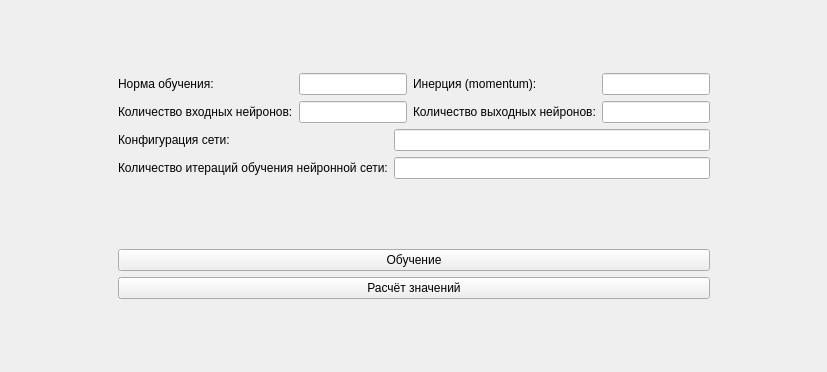
<?xml version="1.0" encoding="UTF-8"?>
<ui version="4.0">
 <class>MainWindow</class>
 <widget class="QMainWindow" name="MainWindow">
  <property name="geometry">
   <rect>
    <x>0</x>
    <y>0</y>
    <width>827</width>
    <height>372</height>
   </rect>
  </property>
  <property name="windowTitle">
   <string>MainWindow</string>
  </property>
  <widget class="QWidget" name="centralwidget">
   <layout class="QGridLayout" name="gridLayout">
    <item row="1" column="1">
     <layout class="QGridLayout" name="gridLayout_2">
      <item row="1" column="0">
       <widget class="QLabel" name="label">
        <property name="text">
         <string>Количество входных нейронов:</string>
        </property>
       </widget>
      </item>
      <item row="1" column="2">
       <widget class="QLabel" name="label_2">
        <property name="text">
         <string>Количество выходных нейронов:</string>
        </property>
       </widget>
      </item>
      <item row="1" column="1">
       <widget class="QLineEdit" name="lineEdit_2"/>
      </item>
      <item row="1" column="3">
       <widget class="QLineEdit" name="lineEdit"/>
      </item>
      <item row="0" column="1">
       <widget class="QLineEdit" name="lineEdit_4"/>
      </item>
      <item row="0" column="3">
       <widget class="QLineEdit" name="lineEdit_5"/>
      </item>
      <item row="0" column="2">
       <widget class="QLabel" name="label_4">
        <property name="text">
         <string>Инерция (momentum):</string>
        </property>
       </widget>
      </item>
      <item row="0" column="0">
       <widget class="QLabel" name="label_5">
        <property name="text">
         <string>Норма обучения:</string>
        </property>
       </widget>
      </item>
     </layout>
    </item>
    <item row="2" column="0">
     <spacer name="horizontalSpacer_2">
      <property name="orientation">
       <enum>Qt::Horizontal</enum>
      </property>
      <property name="sizeHint" stdset="0">
       <size>
        <width>40</width>
        <height>20</height>
       </size>
      </property>
     </spacer>
    </item>
    <item row="7" column="1">
     <spacer name="verticalSpacer">
      <property name="orientation">
       <enum>Qt::Vertical</enum>
      </property>
      <property name="sizeHint" stdset="0">
       <size>
        <width>20</width>
        <height>40</height>
       </size>
      </property>
     </spacer>
    </item>
    <item row="6" column="1">
     <widget class="QPushButton" name="pushButton_2">
      <property name="text">
       <string>Расчёт значений</string>
      </property>
     </widget>
    </item>
    <item row="0" column="1">
     <spacer name="verticalSpacer_2">
      <property name="orientation">
       <enum>Qt::Vertical</enum>
      </property>
      <property name="sizeHint" stdset="0">
       <size>
        <width>20</width>
        <height>40</height>
       </size>
      </property>
     </spacer>
    </item>
    <item row="5" column="1">
     <widget class="QPushButton" name="pushButton">
      <property name="text">
       <string>Обучение</string>
      </property>
     </widget>
    </item>
    <item row="2" column="1">
     <layout class="QGridLayout" name="gridLayout_3">
      <item row="1" column="0">
       <widget class="QLabel" name="label_3">
        <property name="text">
         <string>Конфигурация сети:</string>
        </property>
       </widget>
      </item>
      <item row="1" column="1">
       <widget class="QLineEdit" name="lineEdit_3"/>
      </item>
      <item row="2" column="0">
       <widget class="QLabel" name="label_6">
        <property name="text">
         <string>Количество итераций обучения нейронной сети:</string>
        </property>
       </widget>
      </item>
      <item row="2" column="1">
       <widget class="QLineEdit" name="lineEdit_7"/>
      </item>
     </layout>
    </item>
    <item row="3" column="1">
     <spacer name="verticalSpacer_3">
      <property name="orientation">
       <enum>Qt::Vertical</enum>
      </property>
      <property name="sizeHint" stdset="0">
       <size>
        <width>20</width>
        <height>40</height>
       </size>
      </property>
     </spacer>
    </item>
    <item row="2" column="2">
     <spacer name="horizontalSpacer_3">
      <property name="orientation">
       <enum>Qt::Horizontal</enum>
      </property>
      <property name="sizeHint" stdset="0">
       <size>
        <width>40</width>
        <height>20</height>
       </size>
      </property>
     </spacer>
    </item>
   </layout>
  </widget>
  <widget class="QMenuBar" name="menubar">
   <property name="geometry">
    <rect>
     <x>0</x>
     <y>0</y>
     <width>827</width>
     <height>23</height>
    </rect>
   </property>
  </widget>
 </widget>
 <resources/>
 <connections/>
</ui>
